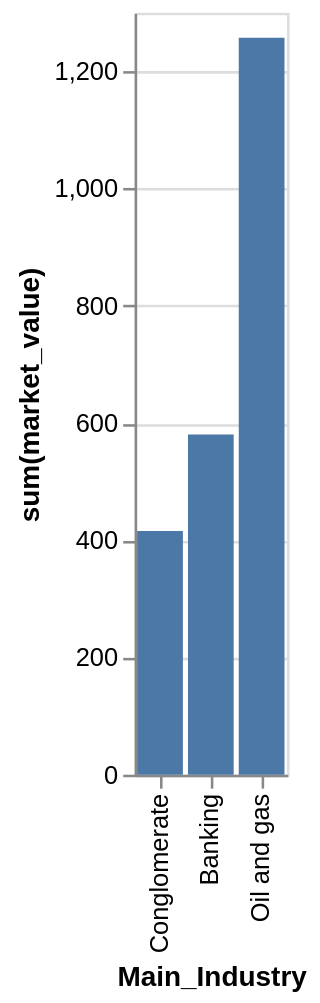

Express this chart as Vega-Lite.
### Vega-Lite specification from a JSON file in a GitHub repository (floating-point values rounded to 4 significant figures)
{"data": {"values": [{"x_data": "Conglomerate", "y_data": 415.9}, {"x_data": "Banking", "y_data": 580.4}, {"x_data": "Oil and gas", "y_data": 1257.0}]}, "mark": "bar", "encoding": {"x": {"field": "x_data", "type": "nominal", "title": "Main_Industry", "sort": {"op": "sum", "field": "y_data", "order": "ascending"}}, "y": {"field": "y_data", "type": "quantitative", "title": "sum(market_value)"}}}
